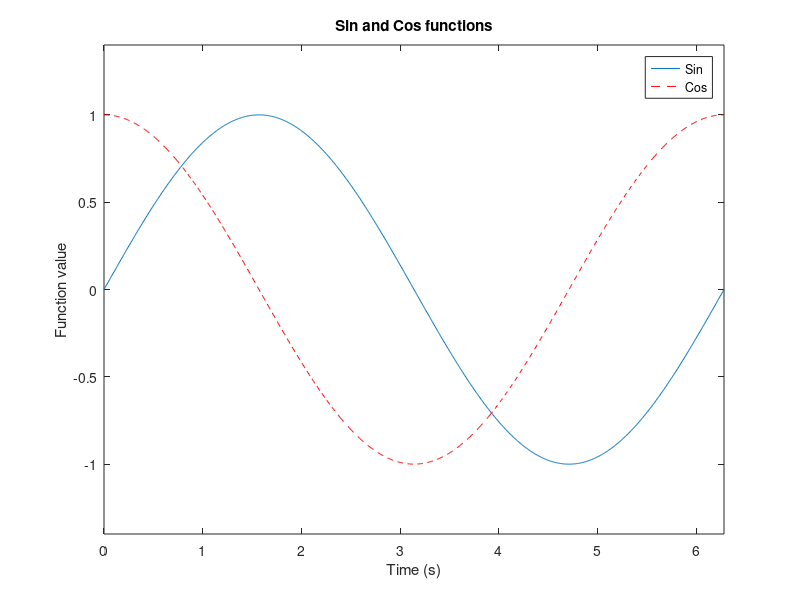

Recreate this plot in MATLAB.
figure
t = linspace(0,2*pi,1000);
y = sin(t);
z = cos(t);
plot(t,y,t,z,'--r');
xlabel('Time (s)');
ylabel('Function value');
title('Sin and Cos functions');
legend('Sin','Cos');
xlim([0 2*pi]);
ylim([-1.4 1.4]);


